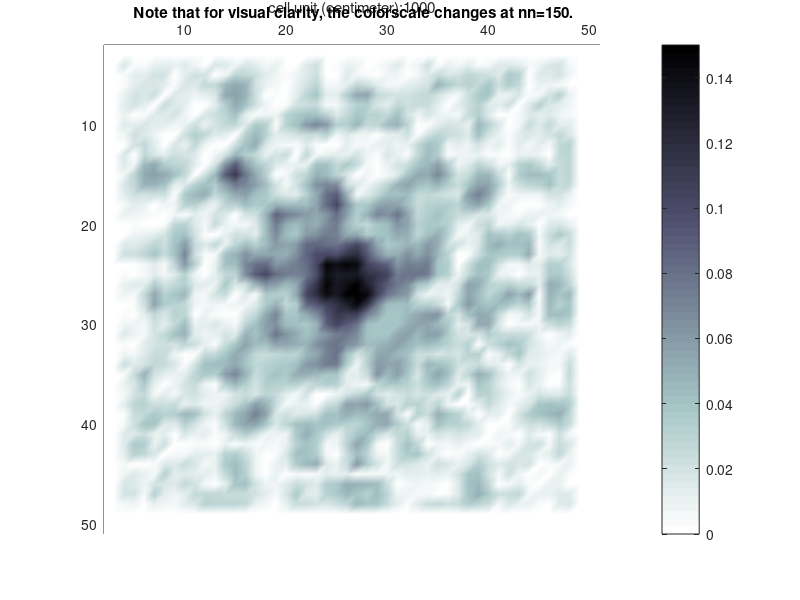

Recreate this plot in MATLAB.
clear
close
clc

%% ************************************************** 
% DEFINE SIMULATION PARAMETERS
%
roomDims = [500,500];        % Room dimensions [Lx, Ly, Lz] in meters
srcPos = [roomDims(1)/2,roomDims(2)/2];        % Source position [x,y,z] in meters 

c=3000;                   % Speed of sound in air
simLength = 2;          % how long you want to simulate(seconds).

dt=0.001;                    % (temporal) sample period
density = 2.3;
dx=10;                 % (spatial)
Courant=c*dt/dx;   
maxc = 0.3;               % caxis limits (for visualisation only)

roomDimsD = round(roomDims/dx)+2;    % Room dimensions [Nx,Ny,Nz] in nodes
srcPosD = round(srcPos/dx);          % Discrete source position

maxN = round(simLength/dt);

%% **************************************************
% DESIGN EXCITATION FUNCTION
%
% We design a simple Gaussian pulse, and pass it through a 
% DC blocking filter (to avoid exciting near zero frequency)
%
fc = 0.075;     % Cutoff frequency (normalised 0.5=nyquist)
n0 = 30;        % Initial delay (samples)
sigma=sqrt(2*log(2))/(2*pi*(fc/dt));
n=0:maxN;
srcFn=exp(-dt^2*(n-n0).^2/(2*sigma^2));
srcFn=filter([1 -1], [1 -0.995], srcFn); % DC Blocker
% srcFn = repmat(srcFn(1:50),1,10);
srcFn = 0.3*srcFn(1:maxN);
% [x,fs_G] = audioread('M_GT.wav');
% srcFn = resample( x ,fs ,fs_G); 
% srcFn = 5*srcFn(1:maxN);
%% **************************************************
% ALLOCATE MATRICES
%
p = zeros([roomDimsD 3]);   % Pressure matrix (Nx x Ny x Nz x 3)
                            % Fourth dimension is discrete time
                            % (:,:,:,1) is (n+1)
                            % (:,:,:,2) is (n)
                            % (:,:,:,3) is (n-1)

v = zeros([roomDimsD 3]); % velocity matrix 

ox = zeros([roomDimsD]); 
oy = zeros([roomDimsD]); 
PMLsize = 3;
for i = 1:PMLsize
    tmp = (i/PMLsize)^3;
    ox(i,:) = tmp;
    ox(end-i,:) =tmp;
    oy(:,i) =tmp;
    oy(i,end-i) = tmp;
end

K = 6*ones(roomDimsD);       % Node classification mask
                            % 6 = air, 5 = surface, 4 = edge, 3 = corner



%% **************************************************
% DEFINE BOUNDARY CONDITIONS
%

% Walls - absorptive
K(1:2,:)=0;         beta(1:2,:)=1;      
K(end-1:end,:)=0;     beta(end-1:end,:)=1;

% floor ceil
K(:,1:2)=0;         beta(:,1:2)=1;
K(:,end-1:end)=0;     beta(:,end-1:end)=1;


% Scatterer - reflective

% K(3:end-2,3:end-2,3:end-2)=6;  % All nodes are air by default
% K =  createWall(K,30,35,2,10);
% K =  createWall(K,37,42,2,6);
% K =  createWall(K,45,50,2,8);
% K =  createWall(K,53,58,2,5);
% K =  createWall2(K,61,66,5,9);

% K =  createWall2(K,90,91,90,91);



%% **************************************************
% PREPARE SIMULATION
%

% Intermediate boundary matrix
zero_K=find(K==0);

% Visualisation infrastructure
% axis equal;
%% View cross section
View_plane = {':',':'}; 
xlim([2 roomDimsD(2)-1]);
ylim([2 roomDimsD(1)-1]);

%% View longitudinal section
% View_plane = {':', ':', 25}; 
% xlim([0 roomDimsD(1)])
% ylim([0 roomDimsD(1)])
%%

bv=squeeze(K(View_plane{:})); bv(bv==6)=0;
pl = abs(p(View_plane{:},1));
h1=surface(bv); hold on;
h2=pcolor(squeeze(pl)); colormap(flipud(bone)); 
set(gca,'XAxisLocation','top','YAxisLocation','left','ydir','reverse');
hold off;
colorbar;
caxis([0 maxc]);


record = zeros(maxN,1);


shading interp;

%% **************************************************
% EXECUTE SIMULATION
%
source_range = {srcPosD(1),srcPosD(2),2};
% Define shift vectors
ll=4:roomDimsD(1)-4;
ii=4:roomDimsD(2)-4;
for nn=2:maxN

    % Update air
    % c = dx/dt
    p(ll,ii,1) = 2*p(ll,ii,2) -p(ll,ii,3) ...
        + (Courant^2) * (p(ll+1,ii,2) + p(ll-1,ii,2)...
        + p(ll,ii+1,2) + p(ll,ii-1,2) - 4*p(ll,ii,2));

    
    % Enforce zero pressure at 'dead spaces' (inside objects)
    p(zero_K)=0;


    % Inject the source (soft source)
    
    p(source_range{:}) = p(source_range{:}) + srcFn(nn);
    
    
    % Shift matrices in time
    p(:,:,3) = p(:,:,2);
    p(:,:,2) = p(:,:,1);
    
%     record(nn) =  p(25,25,200,2);
    % Visualise in 2D
    % Plane parallel to the floor at the source's height
    % Absolute value of pressure, linear scale
    pl = squeeze(abs(p(View_plane{:},1)));

    set(h2,'CData',pl*0.5);
    if nn==150, maxc=maxc/2; caxis([0 maxc]); end
    title(sprintf('Sample number %d out of %d\n Note that for visual clarity, the colorscale changes at nn=150.',nn,maxN));

    xlabel(['cell unit (centimeter):',num2str(100*dx)])
    drawnow;    
end